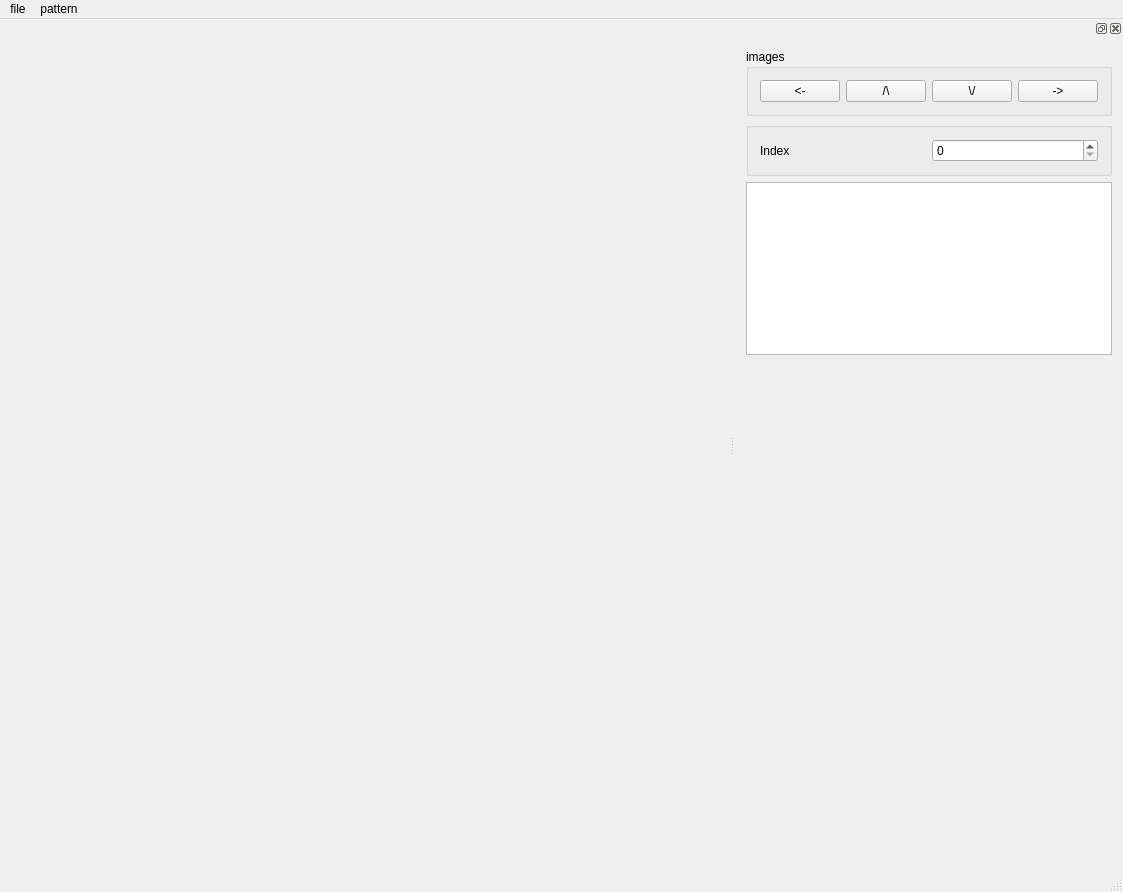
<?xml version="1.0" encoding="UTF-8"?>
<ui version="4.0">
 <class>PatternLabelUIClass</class>
 <widget class="QMainWindow" name="PatternLabelUIClass">
  <property name="geometry">
   <rect>
    <x>0</x>
    <y>0</y>
    <width>1123</width>
    <height>892</height>
   </rect>
  </property>
  <property name="windowTitle">
   <string>PatternLabelUI</string>
  </property>
  <widget class="QWidget" name="centralWidget">
   <layout class="QGridLayout" name="gridLayout">
    <item row="0" column="0">
     <widget class="ImageViewer" name="widget" native="true"/>
    </item>
   </layout>
  </widget>
  <widget class="QMenuBar" name="menuBar">
   <property name="geometry">
    <rect>
     <x>0</x>
     <y>0</y>
     <width>1123</width>
     <height>21</height>
    </rect>
   </property>
   <widget class="QMenu" name="menuFile">
    <property name="title">
     <string>file</string>
    </property>
    <addaction name="actionLoad_image_list"/>
    <addaction name="actionSave_xml"/>
    <addaction name="actionLoad_xml"/>
    <addaction name="actionLoad_jd_image_list"/>
   </widget>
   <widget class="QMenu" name="menuEdit">
    <property name="title">
     <string>pattern</string>
    </property>
    <addaction name="actionCollect_pattern_xmls"/>
    <addaction name="actionLoad_pattern_xml"/>
   </widget>
   <addaction name="menuFile"/>
   <addaction name="menuEdit"/>
  </widget>
  <widget class="QStatusBar" name="statusBar"/>
  <widget class="QDockWidget" name="dockWidgetRight">
   <property name="minimumSize">
    <size>
     <width>356</width>
     <height>354</height>
    </size>
   </property>
   <attribute name="dockWidgetArea">
    <number>2</number>
   </attribute>
   <widget class="QWidget" name="dockWidgetContentsRight">
    <layout class="QGridLayout" name="gridLayout_3">
     <item row="1" column="0">
      <widget class="QGroupBox" name="groupBox">
       <property name="title">
        <string>images</string>
       </property>
       <layout class="QGridLayout" name="gridLayout_2">
        <item row="0" column="2">
         <widget class="QPushButton" name="pbNextImageThisIndex">
          <property name="text">
           <string>\/</string>
          </property>
          <property name="shortcut">
           <string>Down</string>
          </property>
         </widget>
        </item>
        <item row="0" column="3">
         <widget class="QPushButton" name="pbNextIndex">
          <property name="text">
           <string>-&gt;</string>
          </property>
          <property name="shortcut">
           <string>Right</string>
          </property>
         </widget>
        </item>
        <item row="0" column="0">
         <widget class="QPushButton" name="pbPrevIndex">
          <property name="text">
           <string>&lt;-</string>
          </property>
          <property name="shortcut">
           <string>Left</string>
          </property>
         </widget>
        </item>
        <item row="0" column="1">
         <widget class="QPushButton" name="pbLastImageThisIndex">
          <property name="text">
           <string>/\</string>
          </property>
          <property name="shortcut">
           <string>Up</string>
          </property>
         </widget>
        </item>
       </layout>
      </widget>
     </item>
     <item row="2" column="0">
      <widget class="QGroupBox" name="groupBox_2">
       <property name="title">
        <string/>
       </property>
       <layout class="QGridLayout" name="gridLayout_4">
        <item row="0" column="0">
         <widget class="QLabel" name="label">
          <property name="text">
           <string>Index</string>
          </property>
         </widget>
        </item>
        <item row="0" column="1">
         <widget class="QSpinBox" name="sbCurIndex"/>
        </item>
       </layout>
      </widget>
     </item>
     <item row="4" column="0">
      <spacer name="verticalSpacer">
       <property name="orientation">
        <enum>Qt::Vertical</enum>
       </property>
       <property name="sizeHint" stdset="0">
        <size>
         <width>20</width>
         <height>522</height>
        </size>
       </property>
      </spacer>
     </item>
     <item row="3" column="0">
      <widget class="QConsole" name="console"/>
     </item>
    </layout>
   </widget>
  </widget>
  <action name="actionLoad_image_list">
   <property name="text">
    <string>load image list</string>
   </property>
  </action>
  <action name="actionSave_xml">
   <property name="text">
    <string>save xml</string>
   </property>
  </action>
  <action name="actionLoad_xml">
   <property name="text">
    <string>load xml</string>
   </property>
  </action>
  <action name="actionLoad_jd_image_list">
   <property name="text">
    <string>load jd image list</string>
   </property>
  </action>
  <action name="actionCollect_pattern_xmls">
   <property name="text">
    <string>collect pattern xmls</string>
   </property>
  </action>
  <action name="actionLoad_pattern_xml">
   <property name="text">
    <string>load pattern xml</string>
   </property>
  </action>
 </widget>
 <layoutdefault spacing="6" margin="11"/>
 <customwidgets>
  <customwidget>
   <class>ImageViewer</class>
   <extends>QWidget</extends>
   <header>imageviewer.h</header>
   <container>1</container>
  </customwidget>
  <customwidget>
   <class>QConsole</class>
   <extends>QTextEdit</extends>
   <header>qconsole.h</header>
  </customwidget>
 </customwidgets>
 <resources>
  <include location="patternlabelui.qrc"/>
 </resources>
 <connections/>
</ui>
